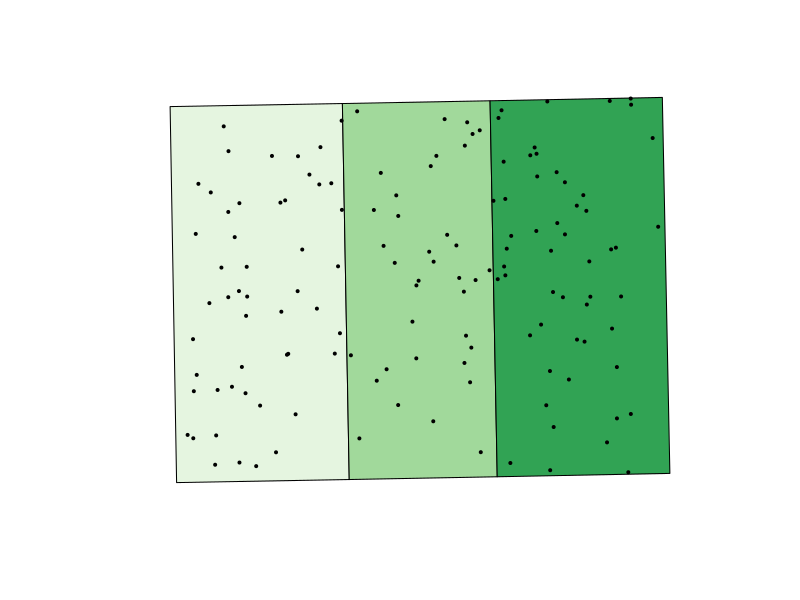

Generate this figure with R: (Note: this script raises an error after producing the figure.)
## ---- chunk 1
library(sf)
library(dplyr)

plots <- st_as_sf(read.csv("data/forest_plots.csv"),
                  coords = c("lon", "lat"), crs = 4326) |>
  st_transform(3005)
## ---- chunk 2
make_block <- function(xmin, xmax, name) {
  p <- st_polygon(list(rbind(
    c(xmin, 49.24), c(xmax, 49.24), c(xmax, 49.34),
    c(xmin, 49.34), c(xmin, 49.24))))
  st_sf(block = name, geometry = st_sfc(p, crs = 4326))
}
blocks <- rbind(
  make_block(-124.78, -124.71, "West"),
  make_block(-124.71, -124.65, "Central"),
  make_block(-124.65, -124.58, "East")
) |> st_transform(3005)

plot(st_geometry(blocks), col = c("#e5f5e0", "#a1d99b", "#31a354"))
plot(st_geometry(plots), add = TRUE, pch = 19, cex = 0.4)
## ---- chunk 3
plot_buffers <- st_buffer(plots, 100)          # 100 m around each plot
st_area(plot_buffers[1])                       # square metres, one plot
## ---- chunk 4
footprint <- st_union(plot_buffers)
as.numeric(st_area(footprint)) / 10000         # hectares sampled within 100 m
## ---- chunk 5
west <- blocks |> filter(block == "West")
west_footprint <- st_intersection(footprint, west)
as.numeric(st_area(west_footprint)) / 10000    # hectares, West block only
## ---- chunk 6
hits <- st_within(plots, blocks)               # list: for each plot, which block
head(hits, 3)
## ---- chunk 7
plots_tagged <- st_join(plots, blocks)

plots_tagged |>
  st_drop_geometry() |>
  group_by(block) |>
  summarise(n_plots = n(),
            mean_carbon = round(mean(carbon), 1))
## ---- chunk 8
centre <- st_centroid(st_union(blocks))
nearest <- st_nearest_feature(centre, plots)
plots[nearest, "plot_id"]
st_distance(centre, plots[nearest, ])
